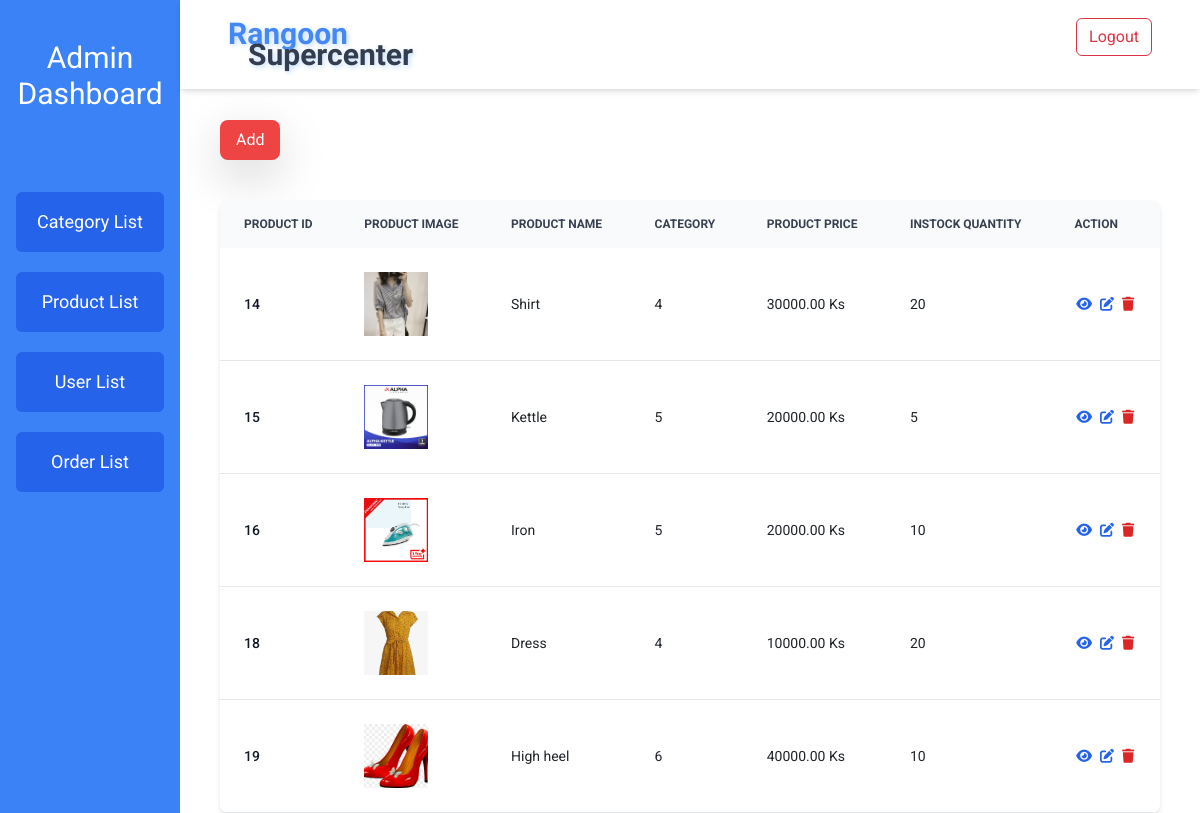
/RangoonSuperCenter/product_list.php, run on the app's committed database.
### tables this page shows
CREATE TABLE `products` (
  `productID` int(11) NOT NULL,
  `productImg` varchar(255) DEFAULT NULL,
  `productName` varchar(255) NOT NULL,
  `productPrice` decimal(10,2) NOT NULL,
  `instockQty` int(11) DEFAULT NULL,
  `catID` int(11) DEFAULT NULL
);

### RangoonSuperCenter/product_list.php (the view, shortened to what this page needs)
<?php
require_once("database/db_connect.php");
$stmt = $pdo->query("SELECT * FROM products");
$products = $stmt->fetchAll(PDO::FETCH_ASSOC);
?>
<!DOCTYPE html>
<html lang="en">
<head>
    <script src="https://cdn.tailwindcss.com"></script>
    <link rel="stylesheet" href="https://cdnjs.cloudflare.com/ajax/libs/font-awesome/6.5.1/css/all.min.css" />
</head>
<body class="font-sans flex ">
<?php
require_once("aside.php");
?>
<main class="w-full pl-[15%]">
    <?php
    require_once("navbar.php");
    ?>
    <section class="px-10 mt-10">
        <article class="">
            <div class="flex justify-between items-center">
                <div class="flex items-center gap-x-2">
                    <a href="product_create.php"
                       class="bg-red-500 text-white flex justify-center items-center rounded-lg px-3 py-2 shadow-lg text-decoration-none">
                        Add
                    </a>
                </div>
            </div>
            <div class="relative overflow-x-auto shadow-md sm:rounded-lg mt-10 ">
                <table class="w-full text-sm text-left rtl:text-right ">
                    <thead class="text-xs text-gray-700 uppercase bg-gray-50 ">
                    <tr>
                        <th scope="col" class="px-6 py-3">
                            Product ID
                        </th>
                        <th scope="col" class="px-6 py-3">
                            Product Image
                        </th>
                        <th scope="col" class="px-6 py-3">
                            Product Name
                        </th>
                        <th scope="col" class="px-6 py-3">
                            Category
                        </th>
                        <th scope="col" class="px-6 py-3">
                            Product Price
                        </th>
                        <th scope="col" class="px-6 py-3">
                            Instock Quantity
                        </th>
                        <th scope="col" class="px-6 py-3">
                            Action
                        </th>
                    </tr>
                    </thead>
                    <tbody>
                    <?php foreach ($products as $product): ?>
                        <tr class="  border-b ">
                                <th scope="row" class="px-6 py-4 font-medium text-gray-900 whitespace-nowrap ">
                                    <?= $product['productID'] ?>
                                </th>
                                <td class="px-6 py-4">
                                    <img src="<?= $product['productImg'] ?>" alt="Product Image"
                                         class="w-16 h-16 object-cover">
                                </td>
                                <td class="px-6 py-4">
                                    <?= $product['productName'] ?>
                                </td>
                                <td class="px-6 py-4">
                                    <?= $product['catID'] ?>
                                </td>
                                <td class="px-6 py-4">
                                    <?= $product['productPrice'] ?> Ks
                                </td>
                                <td class="px-6 py-4">
                                    <?= $product['instockQty'] ?>
                                </td>
                                <td class="px-6 py-4 ">
                                    <div class="flex justify-center items-center gap-x-2">
                                    <a href="product_detail_view.php?proID=<?= $product['productID'] ?>"
                                           class="font-medium text-blue-600 hover:underline">
                                            <i class="fas fa-eye"></i>
                                        </a>
                                        <a href="product_update.php?proID=<?= $product['productID'] ?>"
                                           class="font-medium text-blue-600 hover:underline">
                                            <i class="fas fa-edit"></i>
                                        </a>
                                        <div class="cursor-pointer">
                                        <button type="button" onclick="setAndToggleAlert('<?php echo $product['productID']; ?>')" class="text-red-600 hover:underline cursor-pointer">
                                            <i class="fas fa-trash text-red-600"></i>
                                        </button>
                                        </div>
                                    </div>
                                </td>
                        </tr>
                    <?php endforeach; ?>
                    </tbody>
                </table>
            </div>
        </article>
    </section>
</main>
</body>
</html>

### RangoonSuperCenter/product_list.php (style rules this page uses)
* { font-family: 'Open Sans', 'Roboto', sans-serif; }

### RangoonSuperCenter/aside.php (style rules this page uses)
* { font-family: 'Open Sans', sans-serif; font-family: 'Roboto', sans-serif; }

### RangoonSuperCenter/navbar.php (style rules this page uses)
* { font-family: 'Open Sans', sans-serif; font-family: 'Roboto', sans-serif; }

### data on the page
products: productID "14", productImg (picture), productName "Shirt", catID "4", productPrice "30000.00", instockQty "20"
products: productID "15", productImg (picture), productName "Kettle", catID "5", productPrice "20000.00", instockQty "5"
products: productID "16", productImg (picture), productName "Iron", catID "5", productPrice "20000.00", instockQty "10"
products: productID "18", productImg (picture), productName "Dress", catID "4", productPrice "10000.00", instockQty "20"
products: productID "19", productImg (picture), productName "High heel", catID "6", productPrice "40000.00", instockQty "10"
